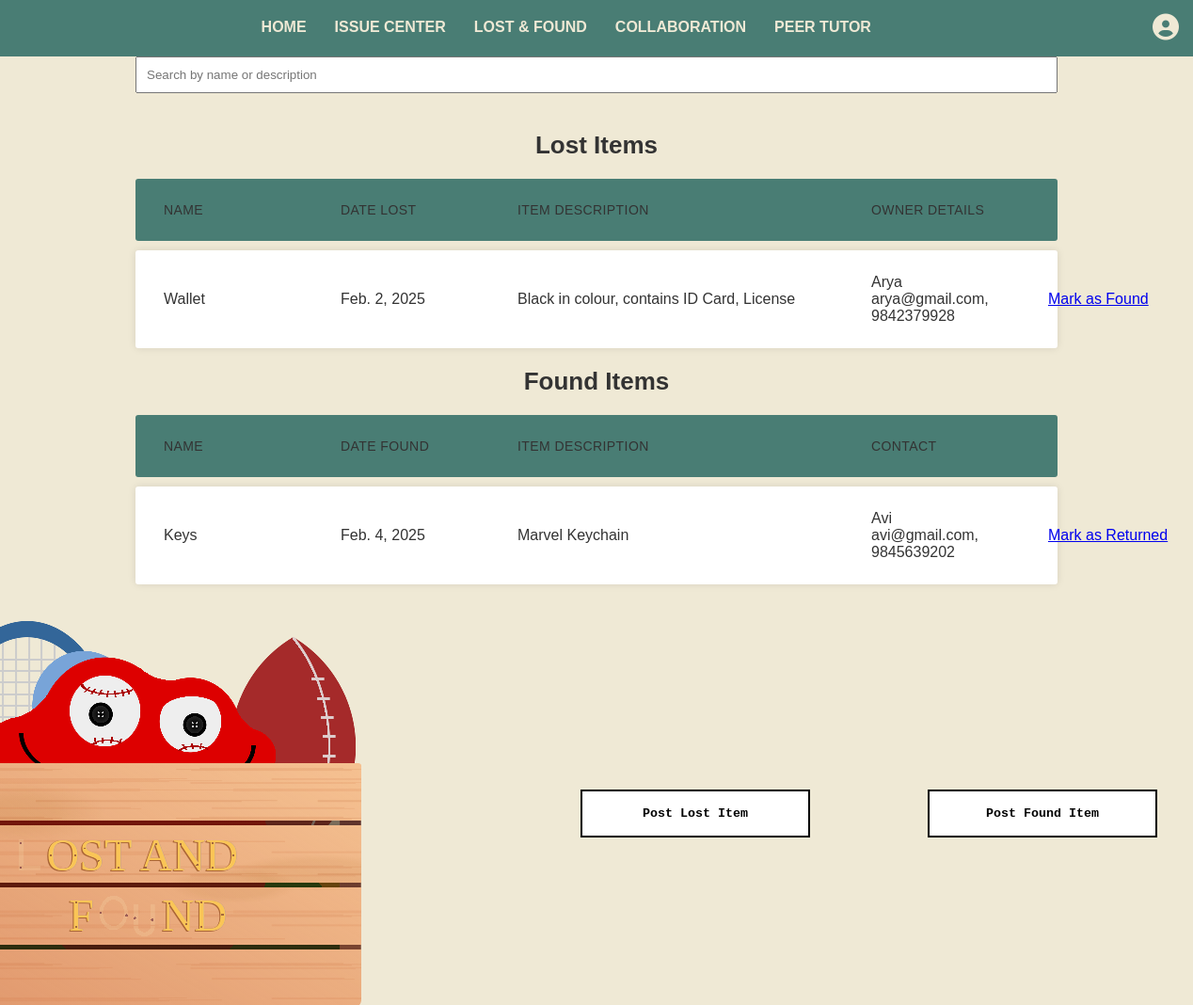
/lostandfound/, run on an earlier commit of the app's database.
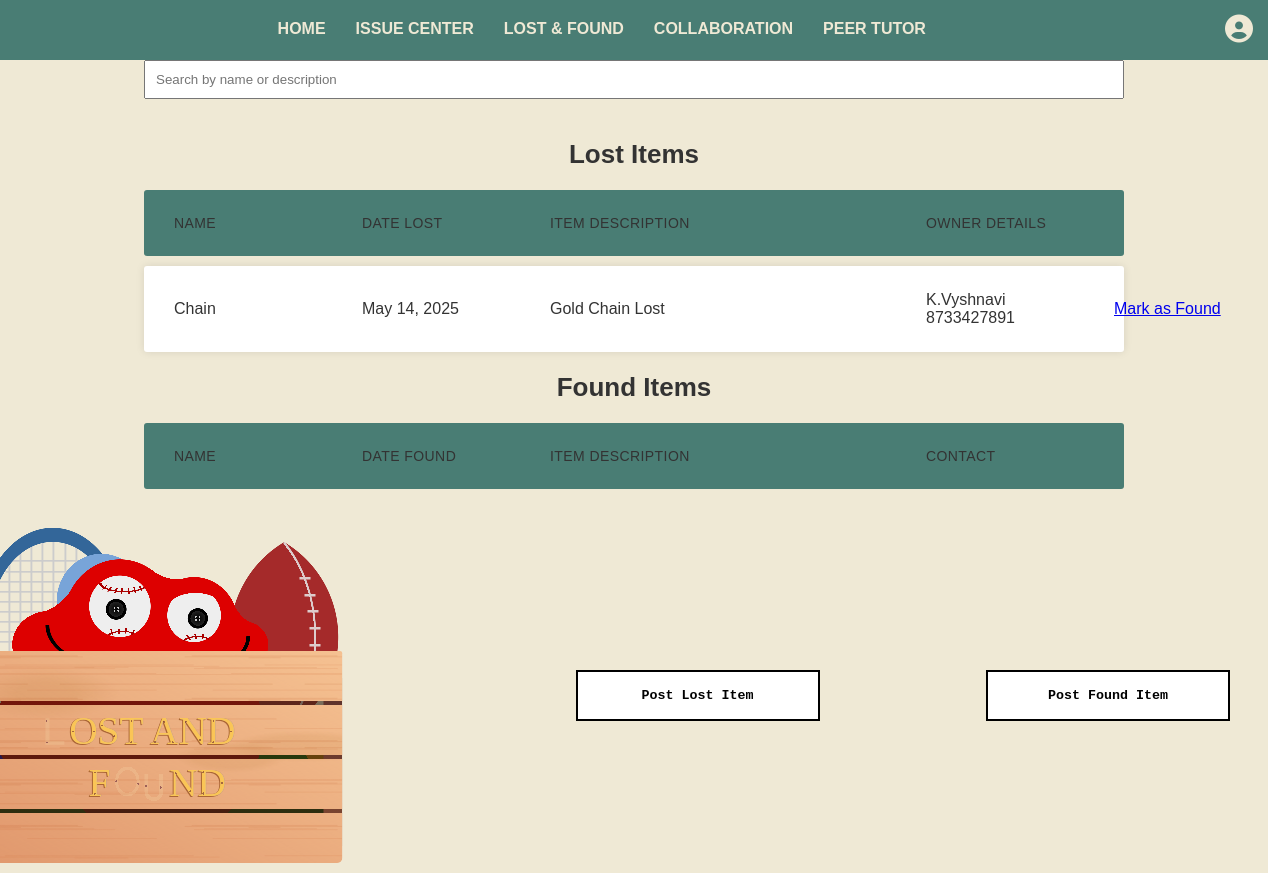
And on a later commit of the database.
### wordleapp/models.py (models this page shows, shortened)
class LostItem(models.Model):
    item_name = models.CharField(max_length=255)  # Name of the lost item
    item_descr = models.CharField(max_length=255)  # Description of the lost item
    date_lost = models.DateField(null=True, blank=True)  # Automatically adds the date the item was lost
    owner_name = models.CharField(max_length=255, null=True, blank=True)  # Name of the person who lost the item
    owner_contact = models.CharField(max_length=15, null=True, blank=True)  # Contact information of the owner
    resolved = models.BooleanField(default=False)

class FoundItem(models.Model):
    item_name = models.CharField(max_length=255)  # Name of the found item
    item_descr = models.CharField(max_length=255)  # Description of the found item
    date_found = models.DateField(null=True, blank=True)  # Automatically adds the date the item was found
    finder_name = models.CharField(max_length=255, null=True, blank=True)  # Name of the person who found the item
    finder_contact = models.CharField(max_length=15, null=True, blank=True)  # Contact information of the finder
    resolved = models.BooleanField(default=False)

### wordleapp/views.py (the view)
# urls.py: path('lostandfound/', views.lostandfound, name='lostandfound'),
def lostandfound(request):
    return render(request, 'wordleapp/lost_and_found.html', get_lost_and_found_context())

### wordleapp/views.py (called while the page is built)
def get_lost_and_found_context():
    return {
        'items_lost': LostItem.objects.filter(resolved=False),
        'items_found': FoundItem.objects.filter(resolved=False)
    }

### wordleapp/templates/wordleapp/lost_and_found.html (shortened to what the changed rows need)
<!DOCTYPE html>
<html lang="en">
<head>
    {% load static %}
    <link rel="stylesheet" href="{% static 'wordleapp/lostandfound.css' %}" />
    <link rel="stylesheet" href="https://cdnjs.cloudflare.com/ajax/libs/font-awesome/6.5.1/css/all.min.css">
</head>
<body>
    <div class="container">
        <h2>Lost Items</h2>
        <ul class="responsive-table">
          {% for item_lost in items_lost %}
          <li class="table-row">
            <div class="col col-1" data-label="Item Name" style="flex-basis: 20%;">{{ item_lost.item_name }}</div>
            <div class="col col-2" data-label="Date Lost" style="flex-basis: 20%;">{{ item_lost.date_lost }}</div>
            <div class="col col-3" data-label="Item Description" style="flex-basis: 40%;">{{ item_lost.item_descr }}</div>
            <div class="col col-4" data-label="Date Lost" style="flex-basis: 20%;"><div>{{ item_lost.owner_name }}</div> {{ item_lost.owner_contact }}</div>
            <div class="col col-5" data-label="Action" style="flex-basis: 20%;">
              <a href="{% url 'resolve_lost' item_lost.id %}" class="btn btn-sm btn-success">Mark as Found</a>
            </div>
          </li>
          {% endfor %}
        </ul>
    </div>
    <div class="container">
        <h2>Found Items</h2>
        <ul class="responsive-table">
          {% for item_found in items_found %}
          <li class="table-row">
            <div class="col col-1" data-label="Item Name" style="flex-basis: 20%;">{{ item_found.item_name }}</div>
            <div class="col col-2" data-label="date_found" style="flex-basis: 20%;">{{ item_found.date_found }}</div>
            <div class="col col-3" data-label="Item Description" style="flex-basis: 40%;">{{ item_found.item_descr }}</div>
            <div class="col col-4" data-label="Finder's Name" style="flex-basis: 20%;"><div>{{ item_found.finder_name }}</div> {{ item_found.finder_contact }}</div>
            <div class="col col-5" data-label="Action" style="flex-basis: 20%;">
              <a href="{% url 'resolve_found' item_found.id %}" class="btn btn-sm btn-success">Mark as Returned</a>
            </div>
          </li>
          {% endfor %}
        </ul>
    </div>
    </body>
</html>

What changed in the data, as far as the page shows it:
no longer on this page (row edited): LostItem: item_name "Wallet", date_lost "Feb. 2, 2025", item_descr "Black in colour, contains ID Card, License", owner_name "Arya", owner_contact "arya@gmail.com, 9842379928"
no longer on this page (row edited): FoundItem: item_name "Keys", date_found "Feb. 4, 2025", item_descr "Marvel Keychain", finder_name "Avi", finder_contact "avi@gmail.com, 9845639202"
added LostItem: item_name "Chain", date_lost "May 14, 2025", item_descr "Gold Chain Lost", owner_name "K.Vyshnavi", owner_contact "8733427891"
